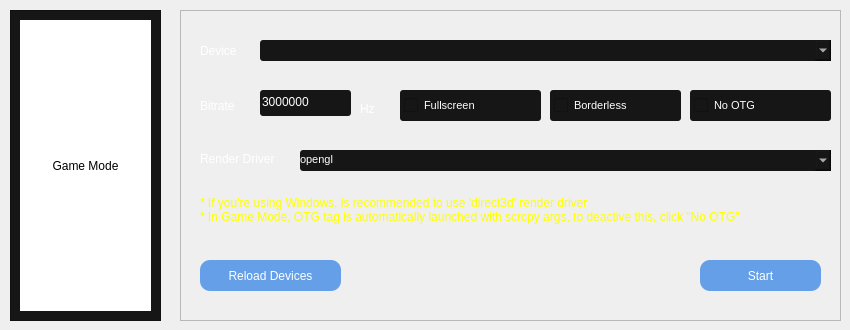
       <widget class="QWidget" name="page_4">
        <widget class="QFrame" name="frame_11">
         <property name="geometry">
          <rect>
           <x>10</x>
           <y>10</y>
           <width>151</width>
           <height>311</height>
          </rect>
         </property>
         <property name="styleSheet">
          <string notr="true">QFrame{
	background-color: rgb(22,22,22);
}</string>
         </property>
         <property name="frameShape">
          <enum>QFrame::StyledPanel</enum>
         </property>
         <property name="frameShadow">
          <enum>QFrame::Raised</enum>
         </property>
         <widget class="QLabel" name="label_14">
          <property name="geometry">
           <rect>
            <x>10</x>
            <y>10</y>
            <width>131</width>
            <height>291</height>
           </rect>
          </property>
          <property name="styleSheet">
           <string notr="true">QLabel{
	background-color: white;
}</string>
          </property>
          <property name="text">
           <string>Game Mode</string>
          </property>
          <property name="alignment">
           <set>Qt::AlignCenter</set>
          </property>
         </widget>
        </widget>
        <widget class="QFrame" name="frame_12">
         <property name="geometry">
          <rect>
           <x>180</x>
           <y>10</y>
           <width>661</width>
           <height>311</height>
          </rect>
         </property>
         <property name="styleSheet">
          <string notr="true">QFrame{
	color: rgb(255,255,255);
}</string>
         </property>
         <property name="frameShape">
          <enum>QFrame::StyledPanel</enum>
         </property>
         <property name="frameShadow">
          <enum>QFrame::Raised</enum>
         </property>
         <widget class="QLabel" name="label_15">
          <property name="geometry">
           <rect>
            <x>20</x>
            <y>20</y>
            <width>61</width>
            <height>41</height>
           </rect>
          </property>
          <property name="text">
           <string>Device</string>
          </property>
         </widget>
         <widget class="QComboBox" name="game_devices">
          <property name="geometry">
           <rect>
            <x>80</x>
            <y>30</y>
            <width>571</width>
            <height>21</height>
           </rect>
          </property>
          <property name="styleSheet">
           <string notr="true">QComboBox{
  color:white;
  border: none;
  padding-top: 2px;
  padding-bottom: 5px;
  background-color:rgb(22, 22, 22);
  border-radius:3px;
}</string>
          </property>
         </widget>
         <widget class="QLabel" name="label_16">
          <property name="geometry">
           <rect>
            <x>20</x>
            <y>70</y>
            <width>61</width>
            <height>51</height>
           </rect>
          </property>
          <property name="text">
           <string>Bitrate</string>
          </property>
         </widget>
         <widget class="QLineEdit" name="game_bitrate">
          <property name="geometry">
           <rect>
            <x>80</x>
            <y>80</y>
            <width>91</width>
            <height>26</height>
           </rect>
          </property>
          <property name="styleSheet">
           <string notr="true">QLineEdit{
  color:white;
  border: none;
  padding-top: 2px;
  padding-bottom: 5px;
  background-color:rgb(22, 22, 22);
  border-radius:3px;
}</string>
          </property>
          <property name="text">
           <string>3000000</string>
          </property>
         </widget>
         <widget class="QLabel" name="label_17">
          <property name="geometry">
           <rect>
            <x>180</x>
            <y>90</y>
            <width>41</width>
            <height>18</height>
           </rect>
          </property>
          <property name="text">
           <string>Hz</string>
          </property>
         </widget>
         <widget class="QCheckBox" name="game_fullscreen">
          <property name="geometry">
           <rect>
            <x>220</x>
            <y>80</y>
            <width>141</width>
            <height>31</height>
           </rect>
          </property>
          <property name="font">
           <font>
            <pointsize>8</pointsize>
           </font>
          </property>
          <property name="cursor">
           <cursorShape>PointingHandCursor</cursorShape>
          </property>
          <property name="styleSheet">
           <string notr="true">QCheckBox{
  color:white;
  border: none;
  padding-left:4px;
  background-color:rgb(22, 22, 22);
  border-radius:3px;
}
QCheckBox::indicator
{
  border-radius: 0.25em;
  border: 0.1em solid rgb(114, 159, 207);
}

QCheckBox::indicator::checked
{
	background-color:rgb(114, 159, 207);
}</string>
          </property>
          <property name="text">
           <string>Fullscreen</string>
          </property>
          <property name="shortcut">
           <string>Ctrl+F</string>
          </property>
         </widget>
         <widget class="QCheckBox" name="game_borderless">
          <property name="geometry">
           <rect>
            <x>370</x>
            <y>80</y>
            <width>131</width>
            <height>31</height>
           </rect>
          </property>
          <property name="font">
           <font>
            <pointsize>8</pointsize>
           </font>
          </property>
          <property name="cursor">
           <cursorShape>PointingHandCursor</cursorShape>
          </property>
          <property name="tabletTracking">
           <bool>true</bool>
          </property>
          <property name="styleSheet">
           <string notr="true">QCheckBox{
  color:white;
  border: none;
  padding-left:4px;
  background-color:rgb(22, 22, 22);
  border-radius:3px;
}
QCheckBox::indicator
{
  border-radius: 0.25em;
  border: 0.1em solid rgb(114, 159, 207);
}

QCheckBox::indicator::checked
{
	background-color:rgb(114, 159, 207);
}</string>
          </property>
          <property name="text">
           <string>Borderless</string>
          </property>
          <property name="shortcut">
           <string>Ctrl+B</string>
          </property>
         </widget>
         <widget class="QLabel" name="label_18">
          <property name="geometry">
           <rect>
            <x>20</x>
            <y>140</y>
            <width>121</width>
            <height>18</height>
           </rect>
          </property>
          <property name="text">
           <string>Render Driver</string>
          </property>
         </widget>
         <widget class="QComboBox" name="game_render">
          <property name="geometry">
           <rect>
            <x>120</x>
            <y>140</y>
            <width>531</width>
            <height>21</height>
           </rect>
          </property>
          <property name="minimumSize">
           <size>
            <width>0</width>
            <height>0</height>
           </size>
          </property>
          <property name="maximumSize">
           <size>
            <width>16777215</width>
            <height>16777215</height>
           </size>
          </property>
          <property name="font">
           <font>
            <pointsize>8</pointsize>
           </font>
          </property>
          <property name="cursor">
           <cursorShape>PointingHandCursor</cursorShape>
          </property>
          <property name="styleSheet">
           <string notr="true">QComboBox
{
  color:white;
  border: none;
  padding-top: 2px;
  padding-bottom: 5px;
  background-color:rgb(22, 22, 22);
  border-radius:3px;
}</string>
          </property>
          <item>
           <property name="text">
            <string>opengl</string>
           </property>
          </item>
          <item>
           <property name="text">
            <string>opengles</string>
           </property>
          </item>
          <item>
           <property name="text">
            <string>opengles2</string>
           </property>
          </item>
          <item>
           <property name="text">
            <string>direct3d</string>
           </property>
          </item>
          <item>
           <property name="text">
            <string>metal</string>
           </property>
          </item>
          <item>
           <property name="text">
            <string>software</string>
           </property>
          </item>
         </widget>
         <widget class="QLabel" name="label_19">
          <property name="geometry">
           <rect>
            <x>20</x>
            <y>180</y>
            <width>631</width>
            <height>41</height>
           </rect>
          </property>
          <property name="styleSheet">
           <string notr="true">QLabel{
	opacity: .5;
}</string>
          </property>
          <property name="text">
           <string>&lt;html&gt;&lt;head/&gt;&lt;body&gt;&lt;p&gt;&lt;span style=&quot; color:#ffff00;&quot;&gt;* If you're using Windows, is recommended to use 'direct3d' render driver&lt;br/&gt;* In Game Mode, OTG tag is automatically launched with scrcpy args, to deactive this, click &amp;quot;No OTG&amp;quot;&lt;/span&gt;&lt;/p&gt;&lt;/body&gt;&lt;/html&gt;</string>
          </property>
         </widget>
         <widget class="QPushButton" name="game_reload_btn">
          <property name="geometry">
           <rect>
            <x>20</x>
            <y>250</y>
            <width>141</width>
            <height>31</height>
           </rect>
          </property>
          <property name="maximumSize">
           <size>
            <width>16777215</width>
            <height>16777215</height>
           </size>
          </property>
          <property name="styleSheet">
           <string notr="true">QPushButton{
    background-color:rgba(53, 132, 228,190);
	border: none;
	border-radius:10px;
	color:white;
}

QPushButton:hover{
	background-color:rgb(32, 74, 135);
}</string>
          </property>
          <property name="text">
           <string>Reload Devices</string>
          </property>
          <property name="icon">
           <iconset>
            <normaloff>reload_btn.png</normaloff>reload_btn.png</iconset>
          </property>
          <property name="shortcut">
           <string>Ctrl+R</string>
          </property>
         </widget>
         <widget class="QPushButton" name="game_start">
          <property name="geometry">
           <rect>
            <x>520</x>
            <y>250</y>
            <width>121</width>
            <height>31</height>
           </rect>
          </property>
          <property name="maximumSize">
           <size>
            <width>16777215</width>
            <height>16777215</height>
           </size>
          </property>
          <property name="cursor">
           <cursorShape>PointingHandCursor</cursorShape>
          </property>
          <property name="styleSheet">
           <string notr="true">QPushButton{
	color:rgb(255,255,255);
    background-color:rgba(53, 132, 228,190);
	border: none;
	border-radius:10px;
}

QPushButton:hover{
	background:rgb(32, 74, 135);
}</string>
          </property>
          <property name="text">
           <string>Start</string>
          </property>
          <property name="iconSize">
           <size>
            <width>60</width>
            <height>60</height>
           </size>
          </property>
          <property name="shortcut">
           <string>Ctrl+Return</string>
          </property>
         </widget>
         <widget class="QCheckBox" name="game_no_otg">
          <property name="geometry">
           <rect>
            <x>510</x>
            <y>80</y>
            <width>141</width>
            <height>31</height>
           </rect>
          </property>
          <property name="font">
           <font>
            <pointsize>8</pointsize>
           </font>
          </property>
          <property name="cursor">
           <cursorShape>PointingHandCursor</cursorShape>
          </property>
          <property name="styleSheet">
           <string notr="true">QCheckBox{
  color:white;
  border: none;
  padding-left:4px;
  background-color:rgb(22, 22, 22);
  border-radius:3px;
}
QCheckBox::indicator
{
  border-radius: 0.25em;
  border: 0.1em solid rgb(114, 159, 207);
}

QCheckBox::indicator::checked
{
	background-color:rgb(114, 159, 207);
}</string>
          </property>
          <property name="text">
           <string>No OTG</string>
          </property>
          <property name="shortcut">
           <string>Ctrl+F</string>
          </property>
         </widget>
        </widget>
       </widget>
